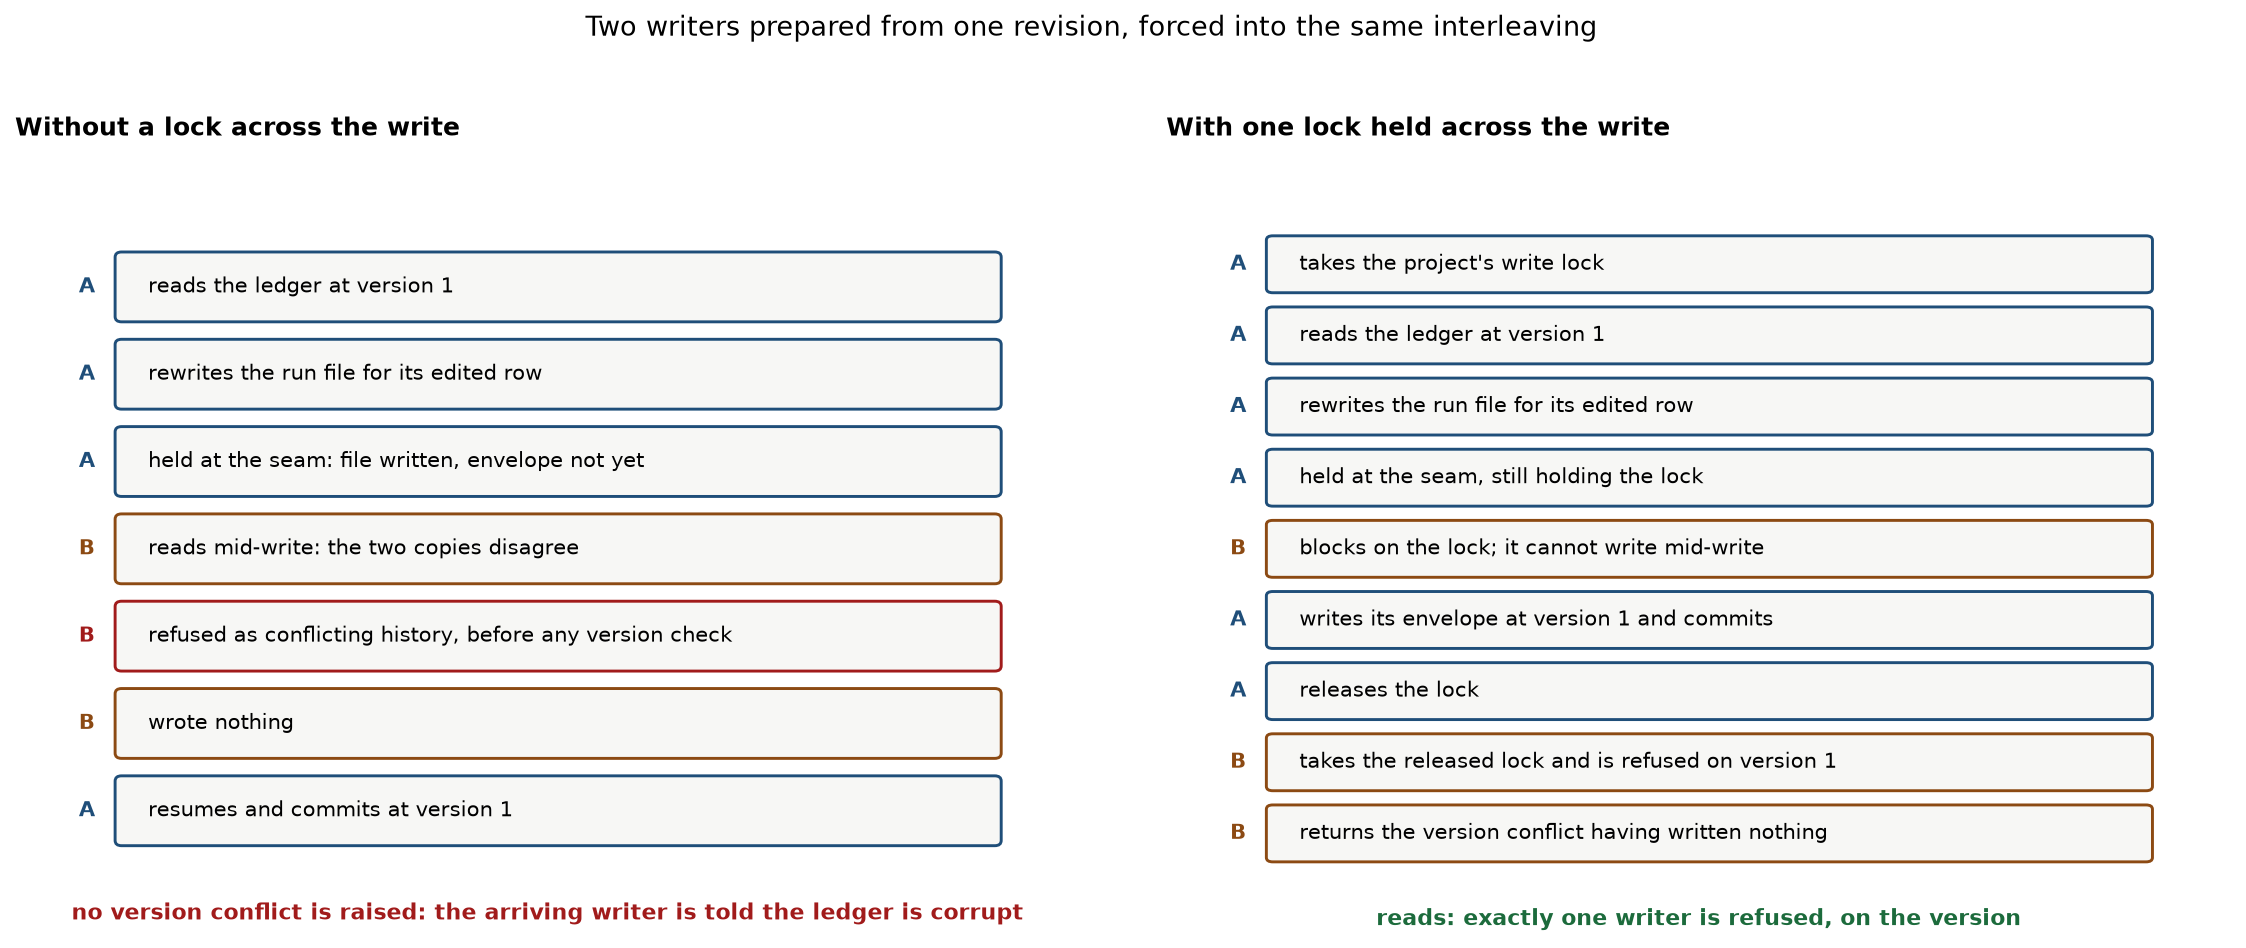

This chart was generated by the following Python code:
"""Draw the two-writer schedule the ledger write test forces, either side of the lock.

Each pane is one timeline of the same forced interleaving: writer A is held at
the seam between its per-run file write and its envelope write, and writer B
writes during A's pause. The left pane is the writer without a lock, where B
reads the project mid-write and is answered with the conflict-of-history
refusal; the right pane is the writer under the lock, where B is refused on the
version before it writes anything.
"""

from __future__ import annotations

import matplotlib

matplotlib.use("Agg")

import matplotlib.pyplot as plt
from matplotlib.patches import FancyBboxPatch

A = "#1f4e79"
B = "#8c4a13"
BAD = "#a11b1b"
GOOD = "#1c6b3c"


def pane(ax, title: str, steps: list[tuple[str, str, str]], verdict: str) -> None:
    ax.set_title(title, fontsize=12, fontweight="bold", loc="left", pad=14)
    ax.set_xlim(0, 10)
    ax.set_ylim(-0.4, len(steps) + 1.4)
    ax.axis("off")
    for index, (who, text, colour) in enumerate(steps):
        y = len(steps) - index
        ax.add_patch(
            FancyBboxPatch(
                (1.0, y - 0.34),
                8.2,
                0.68,
                boxstyle="round,pad=0.06",
                linewidth=1.4,
                edgecolor=colour,
                facecolor="#f7f7f5",
            )
        )
        ax.text(0.75, y, who, ha="right", va="center", fontsize=10,
                fontweight="bold", color=colour)
        ax.text(1.25, y, text, ha="left", va="center", fontsize=10)
    ax.text(5.0, -0.05, verdict, ha="center", va="top", fontsize=10.5,
            fontweight="bold", color=GOOD if verdict.startswith("reads") else BAD)


def main() -> None:
    fig, (left, right) = plt.subplots(1, 2, figsize=(15.5, 6.4))

    pane(
        left,
        "Without a lock across the write",
        [
            ("A", "reads the ledger at version 1", A),
            ("A", "rewrites the run file for its edited row", A),
            ("A", "held at the seam: file written, envelope not yet", A),
            ("B", "reads mid-write: the two copies disagree", B),
            ("B", "refused as conflicting history, before any version check", BAD),
            ("B", "wrote nothing", B),
            ("A", "resumes and commits at version 1", A),
        ],
        "no version conflict is raised: the arriving writer is told the ledger is corrupt",
    )

    pane(
        right,
        "With one lock held across the write",
        [
            ("A", "takes the project's write lock", A),
            ("A", "reads the ledger at version 1", A),
            ("A", "rewrites the run file for its edited row", A),
            ("A", "held at the seam, still holding the lock", A),
            ("B", "blocks on the lock; it cannot write mid-write", B),
            ("A", "writes its envelope at version 1 and commits", A),
            ("A", "releases the lock", A),
            ("B", "takes the released lock and is refused on version 1", B),
            ("B", "returns the version conflict having written nothing", B),
        ],
        "reads: exactly one writer is refused, on the version",
    )

    fig.suptitle(
        "Two writers prepared from one revision, forced into the same interleaving",
        fontsize=13,
    )
    fig.tight_layout(rect=(0, 0, 1, 0.95))
    fig.savefig("two-writers-interleave.svg", bbox_inches="tight", transparent=True)
    fig.savefig("two-writers-interleave.png", bbox_inches="tight", dpi=150)
    print("wrote two-writers-interleave.svg and .png")


if __name__ == "__main__":
    main()
